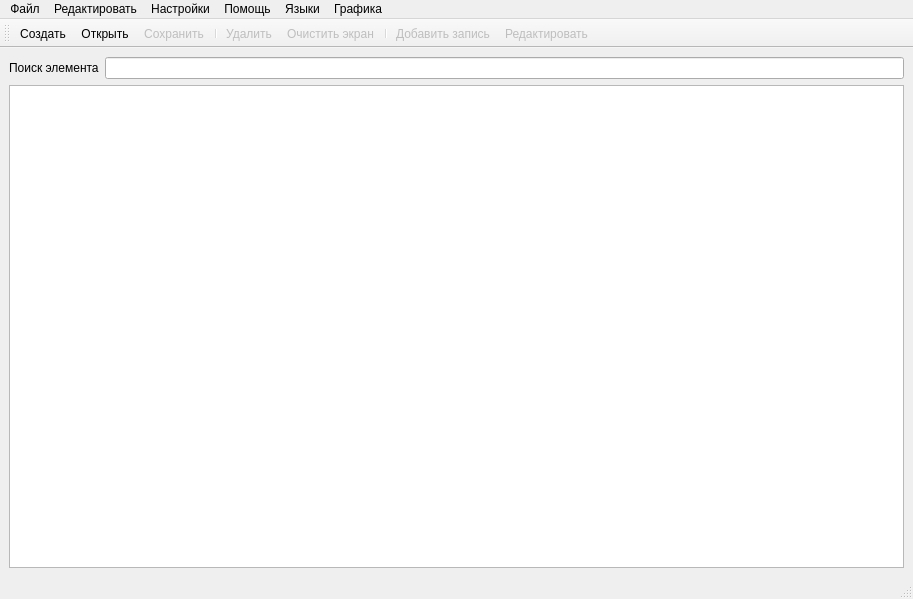
<?xml version="1.0" encoding="UTF-8"?>
<ui version="4.0">
 <class>MainWindow</class>
 <widget class="QMainWindow" name="MainWindow">
  <property name="windowModality">
   <enum>Qt::WindowModal</enum>
  </property>
  <property name="geometry">
   <rect>
    <x>0</x>
    <y>0</y>
    <width>913</width>
    <height>599</height>
   </rect>
  </property>
  <property name="windowTitle">
   <string>MainWindow</string>
  </property>
  <widget class="QWidget" name="centralwidget">
   <layout class="QGridLayout" name="gridLayout">
    <item row="0" column="0">
     <layout class="QFormLayout" name="formLayout">
      <item row="0" column="0">
       <widget class="QLabel" name="label">
        <property name="text">
         <string>Поиск элемента</string>
        </property>
       </widget>
      </item>
      <item row="0" column="1">
       <widget class="QLineEdit" name="SearchLine"/>
      </item>
      <item row="1" column="0" colspan="2">
       <widget class="QTableWidget" name="tableWidget"/>
      </item>
     </layout>
    </item>
   </layout>
  </widget>
  <widget class="QMenuBar" name="menubar">
   <property name="geometry">
    <rect>
     <x>0</x>
     <y>0</y>
     <width>913</width>
     <height>26</height>
    </rect>
   </property>
   <widget class="QMenu" name="menu">
    <property name="title">
     <string>Файл</string>
    </property>
    <addaction name="tCreate"/>
    <addaction name="tOpen"/>
    <addaction name="tSave"/>
    <addaction name="separator"/>
    <addaction name="tSaveAs"/>
    <addaction name="separator"/>
    <addaction name="tExit"/>
   </widget>
   <widget class="QMenu" name="menu_Edit">
    <property name="title">
     <string>Редактировать</string>
    </property>
    <addaction name="tClearScreen"/>
    <addaction name="tAddNote"/>
    <addaction name="tEdit"/>
    <addaction name="tDelete"/>
   </widget>
   <widget class="QMenu" name="menu_Settings">
    <property name="title">
     <string>Настройки</string>
    </property>
    <addaction name="AcceptSettings"/>
    <addaction name="ResetSettins"/>
   </widget>
   <widget class="QMenu" name="menu_About">
    <property name="title">
     <string>Помощь</string>
    </property>
    <addaction name="tAbout"/>
   </widget>
   <widget class="QMenu" name="menuLanguage">
    <property name="title">
     <string>Языки</string>
    </property>
   </widget>
   <widget class="QMenu" name="menu_Graphics">
    <property name="title">
     <string>Графика</string>
    </property>
    <addaction name="tDrawGraphic"/>
   </widget>
   <addaction name="menu"/>
   <addaction name="menu_Edit"/>
   <addaction name="menu_Settings"/>
   <addaction name="menu_About"/>
   <addaction name="menuLanguage"/>
   <addaction name="menu_Graphics"/>
  </widget>
  <widget class="QStatusBar" name="statusbar"/>
  <widget class="QToolBar" name="toolBar">
   <property name="enabled">
    <bool>true</bool>
   </property>
   <property name="windowTitle">
    <string>toolBar</string>
   </property>
   <attribute name="toolBarArea">
    <enum>TopToolBarArea</enum>
   </attribute>
   <attribute name="toolBarBreak">
    <bool>false</bool>
   </attribute>
   <addaction name="tCreate"/>
   <addaction name="tOpen"/>
   <addaction name="tSave"/>
   <addaction name="separator"/>
   <addaction name="tDelete"/>
   <addaction name="tClearScreen"/>
   <addaction name="separator"/>
   <addaction name="tAddNote"/>
   <addaction name="tEdit"/>
  </widget>
  <action name="tOpen">
   <property name="icon">
    <iconset resource="images.qrc">
     <normaloff>:/new/prefix1/images/open.png</normaloff>:/new/prefix1/images/open.png</iconset>
   </property>
   <property name="text">
    <string>Открыть</string>
   </property>
   <property name="shortcut">
    <string>Ctrl+O</string>
   </property>
  </action>
  <action name="tExit">
   <property name="text">
    <string>Выход</string>
   </property>
   <property name="shortcut">
    <string>Ctrl+Q</string>
   </property>
  </action>
  <action name="tAbout">
   <property name="text">
    <string>О программе</string>
   </property>
  </action>
  <action name="tCreate">
   <property name="icon">
    <iconset resource="images.qrc">
     <normaloff>:/new/prefix1/images/new.png</normaloff>:/new/prefix1/images/new.png</iconset>
   </property>
   <property name="text">
    <string>Создать</string>
   </property>
   <property name="shortcut">
    <string>Ctrl+E</string>
   </property>
  </action>
  <action name="tSave">
   <property name="checkable">
    <bool>false</bool>
   </property>
   <property name="enabled">
    <bool>false</bool>
   </property>
   <property name="icon">
    <iconset resource="images.qrc">
     <normaloff>:/new/prefix1/images/save.png</normaloff>:/new/prefix1/images/save.png</iconset>
   </property>
   <property name="text">
    <string>Сохранить</string>
   </property>
   <property name="shortcut">
    <string>Ctrl+S</string>
   </property>
  </action>
  <action name="tSaveAs">
   <property name="enabled">
    <bool>false</bool>
   </property>
   <property name="icon">
    <iconset resource="images.qrc">
     <normaloff>:/new/prefix1/images/-save-as-file-icon.png</normaloff>:/new/prefix1/images/-save-as-file-icon.png</iconset>
   </property>
   <property name="text">
    <string>Сохранить как...</string>
   </property>
  </action>
  <action name="tDelete">
   <property name="enabled">
    <bool>false</bool>
   </property>
   <property name="icon">
    <iconset resource="images.qrc">
     <normaloff>:/new/prefix1/images/rubbish_bin.png</normaloff>:/new/prefix1/images/rubbish_bin.png</iconset>
   </property>
   <property name="text">
    <string>Удалить</string>
   </property>
   <property name="shortcut">
    <string>Ctrl+D</string>
   </property>
  </action>
  <action name="tEdit">
   <property name="enabled">
    <bool>false</bool>
   </property>
   <property name="icon">
    <iconset resource="images.qrc">
     <normaloff>:/new/prefix1/images/edit.png</normaloff>:/new/prefix1/images/edit.png</iconset>
   </property>
   <property name="text">
    <string>Редактировать</string>
   </property>
   <property name="shortcut">
    <string>Ctrl+T</string>
   </property>
  </action>
  <action name="tAddNote">
   <property name="enabled">
    <bool>false</bool>
   </property>
   <property name="icon">
    <iconset resource="images.qrc">
     <normaloff>:/new/prefix1/images/addNote.png</normaloff>:/new/prefix1/images/addNote.png</iconset>
   </property>
   <property name="text">
    <string>Добавить запись</string>
   </property>
   <property name="shortcut">
    <string>Ctrl+A</string>
   </property>
  </action>
  <action name="tClearScreen">
   <property name="enabled">
    <bool>false</bool>
   </property>
   <property name="icon">
    <iconset resource="images.qrc">
     <normaloff>:/new/prefix1/images/clear.jpg</normaloff>:/new/prefix1/images/clear.jpg</iconset>
   </property>
   <property name="text">
    <string>Очистить экран</string>
   </property>
  </action>
  <action name="tDrawGraphic">
   <property name="enabled">
    <bool>false</bool>
   </property>
   <property name="text">
    <string>Нарисовать график</string>
   </property>
  </action>
  <action name="AcceptSettings">
   <property name="text">
    <string>Применить размер окна</string>
   </property>
  </action>
  <action name="ResetSettins">
   <property name="text">
    <string>Сброс настроек окна на старые  настройки</string>
   </property>
  </action>
 </widget>
 <resources>
  <include location="images.qrc"/>
 </resources>
 <connections/>
</ui>
